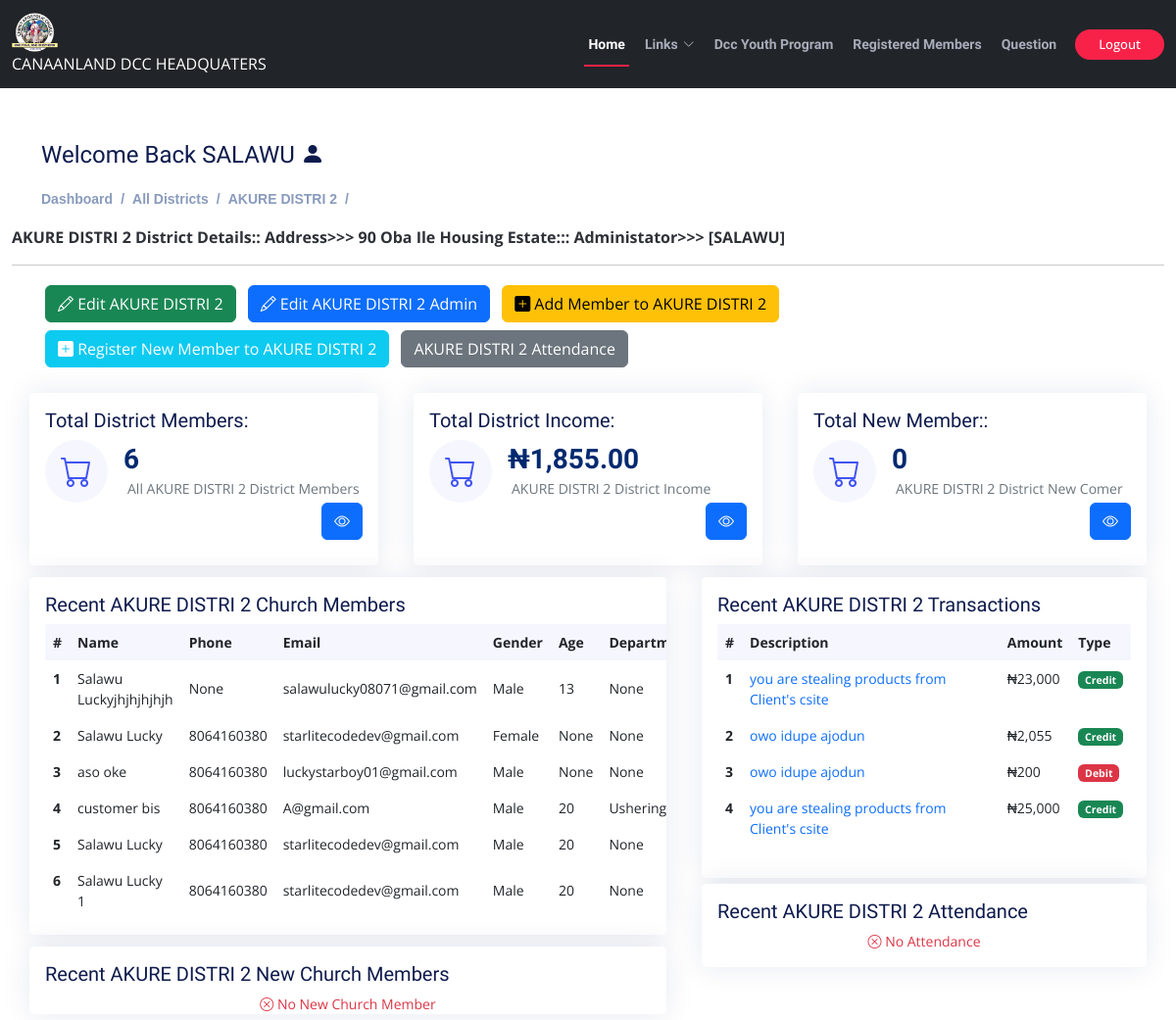
The page /admins/admin-disrict-details/2 (signed in) on the database as committed earlier.
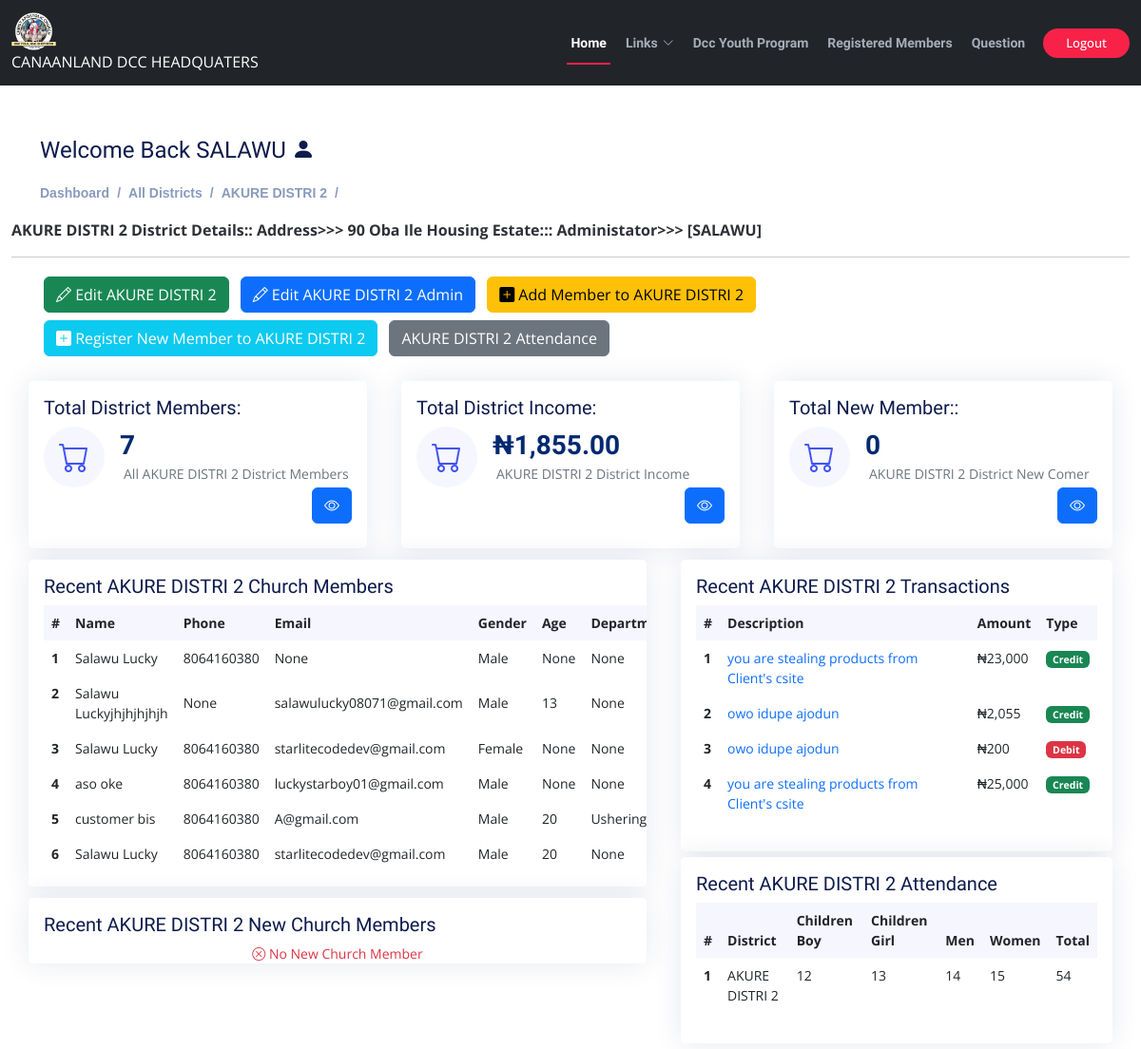
The same page on the database as committed later.
### secretary/models.py (models this page shows, shortened)
class Church_Member(models.Model):
    sex =(('Male', 'Male'),('Female', 'Female'),)
    district = models.ForeignKey(District,on_delete=models.SET_NULL,null=True, blank=True)
    name = models.CharField(max_length=200, blank=True,null=True)
    email = models.EmailField(max_length=200, null=True,blank=True)
    phone = models.IntegerField(null=True,blank=True)
    address= models.CharField(max_length=200, blank=True,null=True)
    gender = models.CharField(max_length=200, blank=True,null=True,choices=sex,default='Male')
    age = models.IntegerField(null=True,blank=True)
    country = models.CharField(max_length=200, blank=True,null=True, default='Nigeria')
    LGA= models.CharField(max_length=200, blank=True,null=True)
    department= models.ForeignKey(Department,blank=True, null=True, on_delete=models.CASCADE)
    date= models.DateTimeField(auto_now_add=True,null=True)
    class Meta:
        ordering = ['-date']
        indexes = [
            models.Index(fields=['-date']),
        ]

class Transaction(models.Model):
    type =(('Debit', 'Debit'),('Credit', 'Credit'))
    district = models.ForeignKey(District,on_delete=models.SET_NULL,null=True, blank=True)
    amount = models.IntegerField(blank=True)
    description = models.CharField(max_length=500, blank=True)
    type = models.CharField(max_length=500,default='Credit', choices=type)
    date = models.DateField(default=django.utils.timezone.now)
    class Meta:
        ordering = ['-date']
        indexes = [
            models.Index(fields=['-date']),
        ]

class Church_Attendance(models.Model):
    district = models.ForeignKey(District,on_delete=models.SET_NULL,null=True, blank=True)
    children_boy = models.IntegerField(blank=True)
    children_girl = models.IntegerField(blank=True)
    men = models.IntegerField(blank=True)
    women = models.IntegerField(blank=True)
    date = models.DateField(auto_now_add=True)
    class Meta:
        ordering = ['date']
        indexes = [
            models.Index(fields=['date']),
        ]

### administrator/models.py (models this page shows)
class Department(models.Model):
    name = models.CharField(max_length=200, null=True)
    class Meta:
        ordering = ['-name']
        indexes = [
            models.Index(fields=['-name']),
        ]
    def __str__(self):
        return self.name

### users/models.py (models this page shows, shortened)
class District(models.Model):
    name = models.CharField(max_length=500,unique=True, null=True,blank=True)
    address =models.CharField(max_length=1000,unique=True, null=True,blank=True)
    date = models.DateTimeField(auto_now_add=True,null=True)
    class Meta:
        ordering = ['name']
        indexes = [
            models.Index(fields=['name']),
        ]
    def __str__(self):
        return f"{self.name}"

### users/decorators.py (the view)
    def wrapper_function(request, *args, **kwargs):
        group= None
        if request.user.groups.exists():
            group = request.user.groups.all()[0].name
        if group != 'admin':
            return HttpResponse("You're not allow to view this page.")
        return view_func(request, *args,**kwargs)

### templates/adm/district-details.html (shortened to what the changed rows need)
{% extends 'main.html' %}
{% load static %}
{% load humanize %}
{% block content %}
<div class="container-fluid col-lg-12" data-aos="fade-up">
    <section class="section dashboard mt-3 ">
        <div class="container-fluid">
        <div class="row">
              <div class="col-xxl-4 col-md-4">
                <div class="card car info-card sales-card">
                  <div class="card-body">
                    <div class="d-flex align-items-center">
                      <div class="ps-3">
                        <h6>{{district_member|length}}</h6>
                         <span class="text-muted small pt-2 ps-1">All {{district}} District Members</span>
                      </div>
                    </div>
                  </div>
                </div>
              </div>
        </div>
        <div class="row">
          <div class="col-lg-7 ">
            <div class="row ">
              <div class="col-12">
                <div class="card car top-selling overflow-auto">
                  <div class="card-body pb-0">
                    {% if district_member %}
                    <table class="table table-borderless">
                      <thead>
                        <tr>
                          <th scope="col">#</th>
                          <th scope="col">Name</th>
                          <th scope="col">Phone</th>
                          <th scope="col">Email</th>
                          <th scope="col">Gender</th>
                          <th scope="col">Age</th>
                          <th scope="col">Department</th>
                        </tr>
                      </thead>
                      <tbody>
                        {% for i in district_member|slice:':6' %}
                        <tr>
                          <th scope="row">{{forloop.counter}}</th>
                          <td>{{i.name}}</td>
                          <td>{{i.phone}}</td>
                          <td>{{i.email}}</td>
                          <td>{{i.gender}}</td>
                          <td>{{i.age}}</td>
                          <td>{{i.department}}</td>
                        </tr>
                        {% endfor %}
                      </tbody>
                      {% else %}
                        <center class='text-danger font-weight-bolder'><i class="bi bi-x-circle"></i>  No Church Member </center>
                        {% endif %}
                    </table>
                  </div>
                </div>
              </div>
            </div>
            </div>
          <div class="col-lg-5">
            <div class="col-12">
              <div class="card car recent-sales overflow-auto">
                <div class="card-body">
                  {% if district_transaction %}
                  <table class="table table-borderless datatable">
                    <thead>
                      <tr>
                        <th scope="col">#</th>
                        <th scope="col">Description</th>
                        <th scope="col">Amount</th>
                        <th scope="col">Type</th>
                      </tr>
                    </thead>
                    <tbody>
                      {% for i in district_transaction|slice:':6' %}
                      <tr>
                        <th scope="row">{{forloop.counter}}</th>
                        <td><a href="" class="text-primary">{{i.description}}</a></td>
                        <td>₦{{i.amount|intcomma}}</td>
                        {% if i.type == 'Credit' %}
                        <td><span class="badge bg-success">Credit</span></td>
                        {% else %}
                        <td><span class="badge bg-danger">Debit</span></td>
                        {% endif %}
                      </tr>
                      {% endfor %}
                      {% else %}
                      <center class='text-danger font-weight-bolder'><i class="bi bi-x-circle"></i>  No Transaction </center>
                      {% endif %}
                    </tbody>
                  </table>
                </div>
              </div>
            </div>
            <div class="col-12">
              <div class="card car recent-sales overflow-auto">
                <div class="card-body">
                  <h5 class="card-title">Recent {{district}} Attendance</h5>
                  {% if district_attendance %}
                  <table class="table table-borderless datatable">
                    <thead>
                      <tr>
                        <th scope="col">#</th>
                        <th scope="col">District</th>
                        <th scope="col">Children Boy</th>
                        <th scope="col">Children Girl</th>
                        <th scope="col">Men</th>
                        <th scope="col">Women</th>
                        <th scope="col">Total</th>
                      </tr>
                    </thead>
                    <tbody>
                      {% for i in district_attendance|slice:':6' %}
                      <tr>
                        <th scope="row">{{forloop.counter}}</th>
                        <td>{{i.district}}</td>
                        <td>{{i.children_boy}}</td>
                        <td>{{i.children_girl}}</td>
                        <td>{{i.men}}</td>
                        <td>{{i.women}}</td>
                        <td>{{i.children_boy|add:i.children_girl|add:i.men|add:i.women}}</td>
                      </tr>
                      {% endfor %}
                      {% else %}
                      <center class='text-danger font-weight-bolder'><i class="bi bi-x-circle"></i>  No Attendance </center>
                      {% endif %}
                    </tbody>
                  </table>
                </div>
              </div>
            </div>
          </div>
        </div>
        </div>
</div>
{% endblock content %}

Rows that differ between the two databases and show on the page:
no longer on this page (row unchanged): Church_Member: name "Salawu Lucky 1", phone "8064160380", email "starlitecodedev@gmail.com", gender "Male", age "20", department "None"
added Church_Member: name "Salawu Lucky", phone "8064160380", email "None", gender "Male", age "None", department "None"
added Church_Attendance: district "AKURE DISTRI 2", children_boy "12", children_girl "13", men "14", women "15", children_boy|add "54"
Other text that changed with them:
{{ district_member|length }}: "6" → "7"
text no longer shown: "No Attendance"
text now shown: "# District Children Boy Children Girl Men Women Total"
